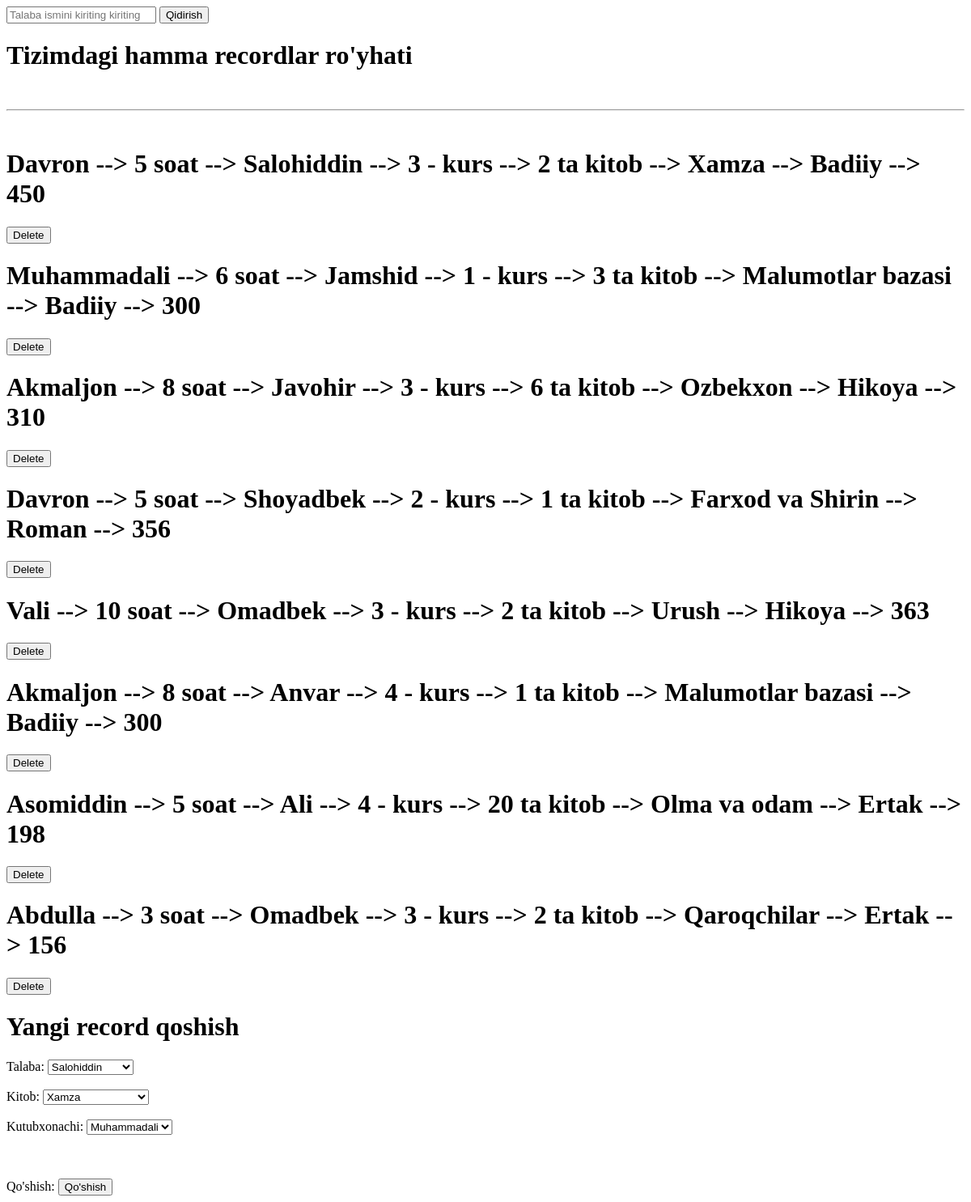
The page /hamma_recordlar/ on the database as committed earlier.
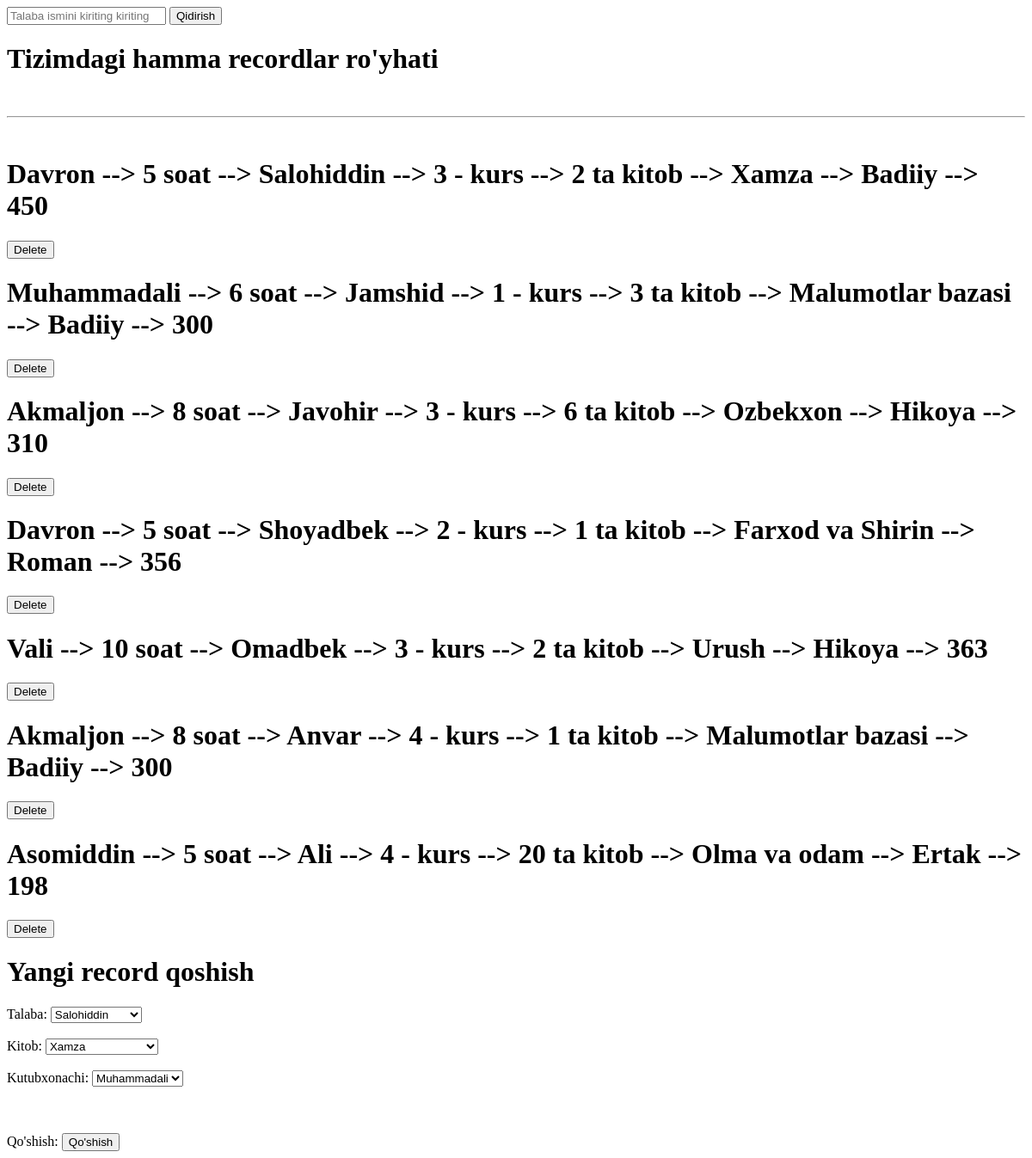
The same page on the database as committed later.
### asosiy/models.py (models this page shows)
class Record(models.Model):
    talaba = models.ForeignKey(Talaba, on_delete=models.CASCADE)
    kitob = models.ForeignKey(Kitob, on_delete=models.CASCADE)
    kutubxonachi = models.ForeignKey(Kutubxonachi, on_delete=models.CASCADE)
    olingan_sana = models.DateTimeField(auto_now_add=True)
    qaytardi = models.BooleanField(default=False)
    qaytarish_sana = models.DateTimeField(blank=True, null=True)
    def __str__(self):
        return f"{self.kutubxonachi} --> {self.talaba} --> {self.kitob}"

class Kutubxonachi(models.Model):
    ism = models.CharField(max_length=30)
    ish_vaqti = models.PositiveSmallIntegerField(verbose_name=" necha soat")
    def __str__(self):
        return f"{self.ism} --> {self.ish_vaqti} soat "

class Talaba(models.Model):
    ism = models.CharField(max_length=30)
    kurs = models.PositiveSmallIntegerField()
    kitob_soni = models.PositiveSmallIntegerField()
    def __str__(self):
        return f"{self.ism} --> {self.kurs} - kurs  --> {self.kitob_soni} ta kitob"

class Kitob(models.Model):
    nom = models.CharField(max_length=50)
    janr = models.CharField(max_length=20, choices=JANR)
    sahifa = models.PositiveSmallIntegerField()
    muallif = models.ForeignKey(Muallif, on_delete=models.CASCADE)
    def __str__(self):
        return f"{self.nom} --> {self.janr} --> {self.sahifa}"

### asosiy/views.py (the view)
# urls.py: path('hamma_recordlar/', hamma_record),
def hamma_record(request):
    if request.method == 'POST':
        Record.objects.create(
            talaba=Talaba.objects.get(id=request.POST.get("talaba")),
            kitob=Kitob.objects.get(id=request.POST.get("kitob")),
            kutubxonachi=Kutubxonachi.objects.get(id=request.POST.get("kutubxonachi"))
        )
    soz = request.GET.get("qidirish_sozi")
    natija = Record.objects.all()
    if soz:
        natija = natija.filter(talaba__ism__contains=soz)
    content = {
        "record": natija,
        "talabalar": Talaba.objects.all(),
        "kitoblar": Kitob.objects.all(),
        "kutubxonachilar": Kutubxonachi.objects.all()
    }
    return render(request, "mashq/hamma_record.html", content)

### templates/mashq/hamma_record.html (shortened to what this page needs)
<!DOCTYPE html>
<html lang="en">
<head>
</head>
<body>
<form method="get">
    <input type="text" placeholder="Talaba ismini kiriting kiriting" name="qidirish_sozi">
    <button>Qidirish</button>
</form>
<h1>Tizimdagi hamma recordlar ro'yhati </h1>
<br>
<hr>
{% for m in record %}
<br>
<h1>{{m}}</h1>
<a href="/record_ochir/{{m.id}}/">
    <button>Delete</button>
</a>
{% endfor %}
    <h1>Yangi record qoshish</h1>
    <form method="post">{% csrf_token %}
        <label>Talaba:</label>
        <select name="talaba">
            {% for talaba in talabalar %}
            <option value="{{talaba.id}}">{{talaba.ism}}</option>
            {% endfor %}
        </select>
        <br>
        <br>
        <label>Kitob:</label>
        <select name="kitob">
            {% for kitob in kitoblar %}
            <option value="{{kitob.id}}">{{kitob.nom}}</option>
            {% endfor %}
        </select>
        <br>
        <br>
        <label>Kutubxonachi:</label>
        <select name="kutubxonachi">
            {% for kutubxonachi in kutubxonachilar %}
            <option value="{{kutubxonachi.id}}">{{kutubxonachi.ism}}</option>
            {% endfor %}
        </select>
        <br>
        <br>
        <br>
        <br>
        <label>Qo'shish:</label>
        <button>Qo'shish</button>
    </form>
</body>
</html>

Rows that differ between the two databases and show on the page:
removed Record: kutubxonachi+talaba+kitob "Abdulla --> 3 soat --> Omadbek --> 3 - kurs --> 2 ta kitob --> Qaroqchilar --> Ertak --> 156"
